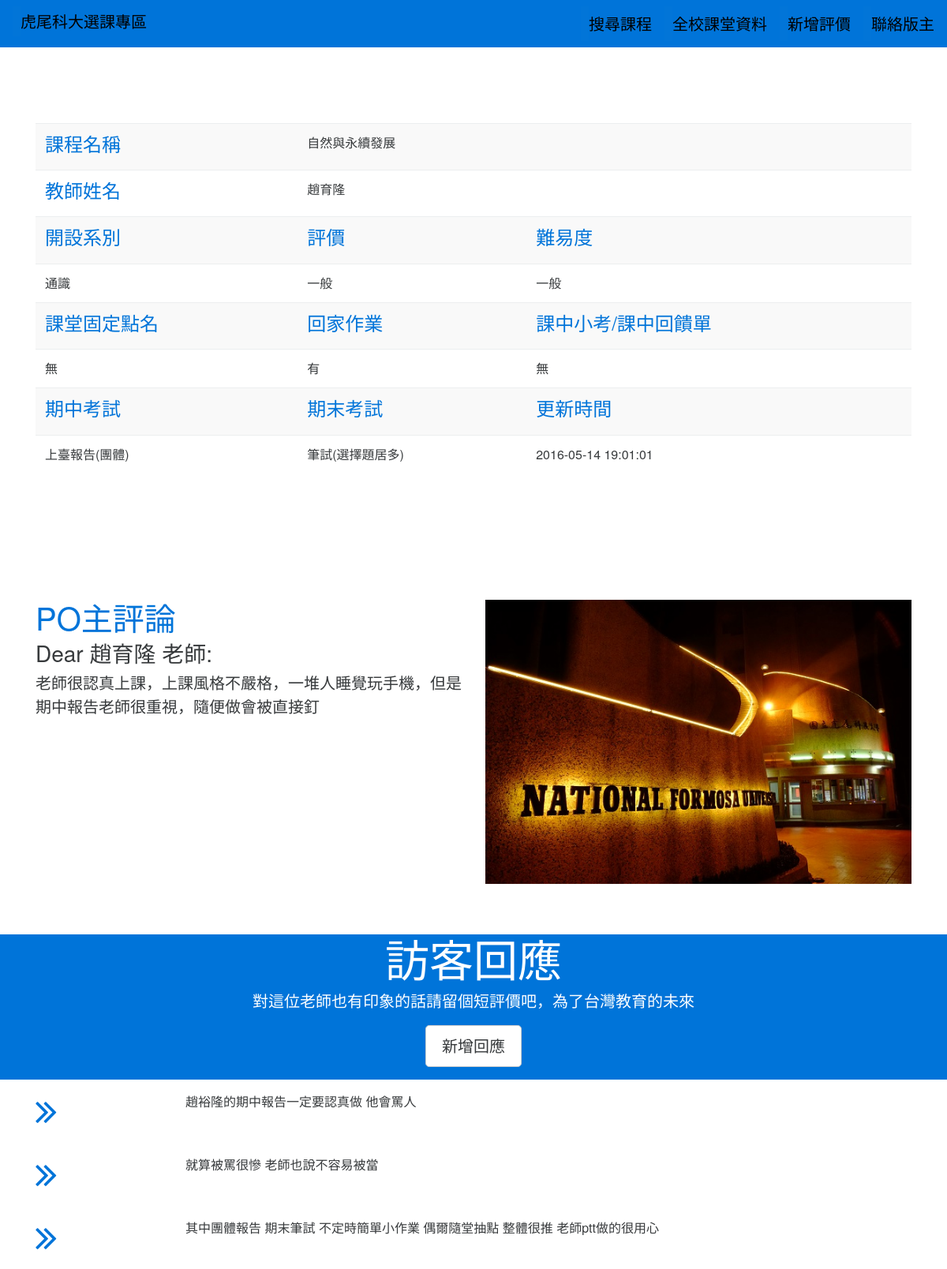
The app's page /detail?id=2 with its own data.
### tables this page shows
CREATE TABLE `nfu` (
  `id` int(50) NOT NULL,
  `classN` varchar(10) NOT NULL,
  `teacherN` varchar(4) NOT NULL,
  `major` varchar(6) NOT NULL,
  `midexam` varchar(50) NOT NULL,
  `endexam` varchar(50) NOT NULL,
  `say` varchar(250) NOT NULL,
  `value` varchar(50) NOT NULL,
  `cost` varchar(50) NOT NULL,
  `classcall` int(50) NOT NULL,
  `homework` int(50) NOT NULL,
  `classexam` int(50) NOT NULL,
  `posttime` timestamp NOT NULL DEFAULT CURRENT_TIMESTAMP,
  `error` int(50) DEFAULT NULL
);

CREATE TABLE `nfu_recall` (
  `id` int(50) NOT NULL,
  `content` varchar(250) NOT NULL,
  `Postid` int(50) NOT NULL
);

### application/controllers/Controller_dynamicpage.php (called while the page is built, shortened)
<?php
class Controller_dynamicpage extends CI_Controller {
        public function __construct()
         {
              $this->load->model('model_sql');
         }
        public function showview_detail()
         {
              $id = $this->input->get('id');
              $data['quert'] = $this->model_sql->get_sql($list='nfu','id',$logic='=',$id,1);
              $data['recall'] = $this->model_sql->get_sql($list='nfu_recall','Postid',$logic='=',$id);
              $data['quert'] = $data['quert'][0];
              if($data['quert']['classcall']==1){$data['quert']['classcall']="有";}else{$data['quert']['classcall']="無";}
              if($data['quert']['homework']==1){$data['quert']['homework']="有";}else{$data['quert']['homework']="無";}
              if($data['quert']['classexam']==1){$data['quert']['classexam']="有";}else{$data['quert']['classexam']="無";}
              $this->load->view('templates/header');
              $this->load->view('dynamicpage/detail',$data);
              $this->load->view('templates/footer_slim');
         }
}

### index.php (called while the page is built, shortened)
<?php
require_once BASEPATH.'core/CodeIgniter.php';

### application/models/Model_sql.php (called while the page is built, shortened)
<?php
class Model_sql extends CI_Model {
     public function get_sql($list='news',$Field='id',$logic='=',$slug='1',$number='null')
     {
                  $query = $this->db->get_where($list, array($Field.$logic =>$slug),$number);
                  return $query->result_array();
     }
}

### application/views/dynamicpage/detail.php (the view)
<div id="content">
              <div class="section">
                  <div class="container">
                    <div class="m-y-3 row">
                      <div class="col-md-12 text-xs-center">
                        <div class="m-y-3 table-responsive">
                          <table class="table table-striped">
                            <tbody>
                              <tr>
                                <td><h4 class="text-primary">課程名稱</td>
                                <td><?php echo $quert['classN'];?></td>
                                <td></td>
                              </tr>
                              <tr>
                                <td><h4 class="text-primary">教師姓名</td>
                                <td><?php echo $quert['teacherN'];?></td>
                                <td></td>
                              </tr>
                              <tr>
                                <td><h4 class="text-primary">開設系別</td>
                                <td><h4 class="text-primary">評價</td>
                                <td><h4 class="text-primary">難易度</td>
                              </tr>
                              <tr>
                                <td><?php echo $quert['major'];?></td>
                                <td><?php echo $quert['value'];?></td>
                                <td><?php echo $quert['cost'];?></td>
                              </tr>
                              <tr>
                                <td><h4 class="text-primary">課堂固定點名</td>
                                <td><h4 class="text-primary">回家作業</td>
                                <td><h4 class="text-primary">課中小考/課中回饋單</td>
                              </tr>
                              <tr>
                                <td><?php echo $quert['classcall'];?></td>
                                <td><?php echo $quert['homework'];?></td>
                                <td><?php echo $quert['classexam'];?></td>
                              </tr>
                              <tr>
                                <td><h4 class="text-primary">期中考試</td>
                                <td><h4 class="text-primary">期末考試</td>
                                <td><h4 class="text-primary">更新時間</td>
                              </tr>
                              <tr>
                                <td><?php echo $quert['midexam'];?></td>
                                <td><?php echo $quert['endexam'];?></td>
                                <td><?php echo $quert['posttime'];?></td>
                              </tr>
                            </tbody>
                          </table>
                        </div>
                      </div>
                    </div>
                  </div>
          </div>
            <div class="p-y-3 section">
              <div class="container">
                <div class="row">
                  <div class="col-md-6">
                    <h1 class="text-primary">PO主評論</h1>
                    <h3>Dear <?php echo $quert['teacherN'];?> 老師:</h3>
                    <p class="lead"><?php echo $quert['say'];?></p>
                  </div>
                  <div class="col-md-6">
                    <img src="../img/home.jpg" class="img-fluid">
                  </div>
                </div>
              </div>
            </div>
          </div>
            <div class="bg-info section  text-xs-center">
              <div class="container">
                <div class="m-y-1 row">
                  <div class="col-md-12">
                    <h4 class="display-4 pi-draggable pi-item">訪客回應</h4>
                    <p class="lead pi-draggable pi-item" draggable="true">對這位老師也有印象的話請留個短評價吧，為了台灣教育的未來</p>
                    <a href="insert2recall?id=<?php echo $quert['id'];?>" class="btn btn-darkest btn-lg btn-secondary m-y-lg">新增回應</a>
                  </div>
                </div>
              </div>
            </div>
          <?php foreach ($recall as $q):?>
              <div class="section">
                  <div class="container">
                    <div class="m-y-1 row">
                      <div class="col-md-2">
                        <a><i class="fa fa-3x text-primary fa-angle-double-right"></i></a>
                      </div>
                      <div class="col-lg-7 ">
                        <p class=""><?php echo $q['content'] ?></p>
                      </div>
                    </div>
                  </div>
                </div>
          <?php endforeach ?>

### records on screen
nfu: classN "自然與永續發展", teacherN "趙育隆", major "通識", value "一般", cost "一般", midexam "上臺報告(團體)", endexam "筆試(選擇題居多)", posttime "2016-05-14 19:01:01", say "老師很認真上課，上課風格不嚴格，一堆人睡覺玩手機，但是期中報告老師很重視，隨便做會被直接釘"
nfu_recall: content "趙裕隆的期中報告一定要認真做 他會罵人"
nfu_recall: content "就算被罵很慘 老師也說不容易被當"
nfu_recall: content "其中團體報告 期末筆試 不定時簡單小作業 偶爾隨堂抽點 整體很推 老師ptt做的很用心"

### other values on screen
$quert['classcall'] "無"
$quert['homework'] "有"
$quert['classexam'] "無"
